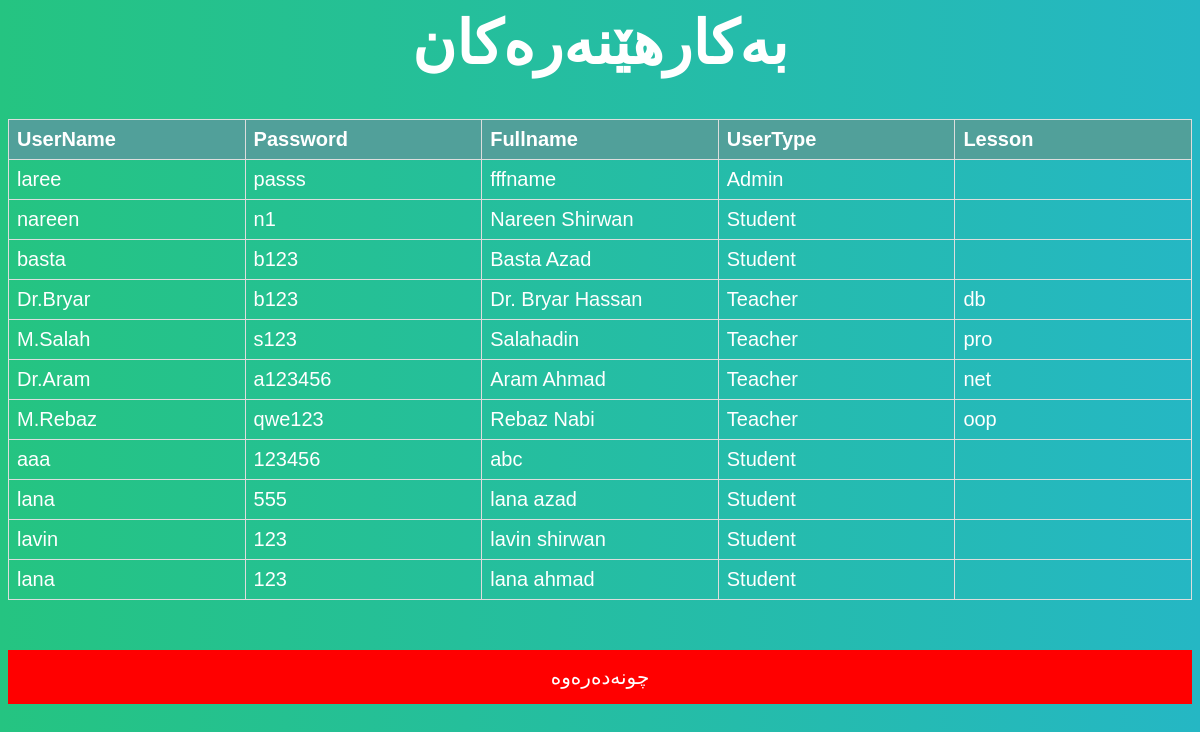
Screenshot of /phplare/users.php with the database file from the repository.
### tables this page shows
CREATE TABLE `user` (
  `User_Id` int(100) NOT NULL,
  `Username` varchar(20) DEFAULT NULL,
  `Password` varchar(20) DEFAULT NULL,
  `Fullname` varchar(20) DEFAULT NULL,
  `UserType` varchar(20) NOT NULL,
  `tlesson` varchar(20) NOT NULL
);

### phplare/users.php (the view, shortened to what this page needs)
<html>
<head>
<?php
    include 'conn.php';
    ?>
</head>
    <body>
      <h1 style="text-align: center;">بەکارهێنەرەکان</h1>
      <table>
     <tr>
         <th>UserName</th>
         <th>Password</th>
         <th>Fullname</th>
         <th>UserType</th>
         <th>Lesson</th>
     </tr>
    <?php
        $q ="SELECT * FROM user";
        $r = mysqli_query($conn,$q);
        while($row = mysqli_fetch_array($r)){
        echo '
        <tr>
        <td>' .$row[1] .'</td>
        <td>' .$row[2] .'</td>
        <td>' .$row[3] .'</td>
        <td>' .$row[4] .'</td>
        <td>' .$row[5] .'</td>'.'</tr>';
   }
    ?>
            </table>
<a href="login.php?logout"><input type="button" value="چونەدەرەوە" style="background-color: red; color: white; "></a>
    </body>
</html>

### phplare/users.php (style rules this page uses)
table { width:100%; table-layout: fixed; }
body { background: -webkit-linear-gradient(left, #25c481, #25b7c4); background: linear-gradient(to right, #25c481, #25b7c4); font-family: 'Roboto', sans-serif; color: white; font-weight: bolder; font-size: 30px; }
table { font-family: arial, sans-serif; border-collapse: collapse; width: 100%; }
td { border: 1px solid #dddddd; text-align: left; padding: 8px; font-size: 20px; }
th { border: 1px solid #dddddd; text-align: left; padding: 8px; font-size: 20px; background-color: #51A09A; color: white; }
input { font-family: "Roboto", sans-serif; outline: 0; width: 100%; border: 0; margin: 50 0 15px; padding: 15px; box-sizing: border-box; font-size: 20px; }

### rows the page displays
user: Username "laree", Password "passs", Fullname "fffname", UserType "Admin"
user: Username "nareen", Password "n1", Fullname "Nareen Shirwan", UserType "Student"
user: Username "basta", Password "b123", Fullname "Basta Azad", UserType "Student"
user: Username "Dr.Bryar", Password "b123", Fullname "Dr. Bryar Hassan", UserType "Teacher", tlesson "db"
user: Username "M.Salah", Password "s123", Fullname "Salahadin", UserType "Teacher", tlesson "pro"
user: Username "Dr.Aram", Password "a123456", Fullname "Aram Ahmad", UserType "Teacher", tlesson "net"
user: Username "M.Rebaz", Password "qwe123", Fullname "Rebaz Nabi", UserType "Teacher", tlesson "oop"
user: Username "aaa", Password "123456", Fullname "abc", UserType "Student"
user: Username "lana", Password "555", Fullname "lana azad", UserType "Student"
user: Username "lavin", Password "123", Fullname "lavin shirwan", UserType "Student"
user: Username "lana", Password "123", Fullname "lana ahmad", UserType "Student"
